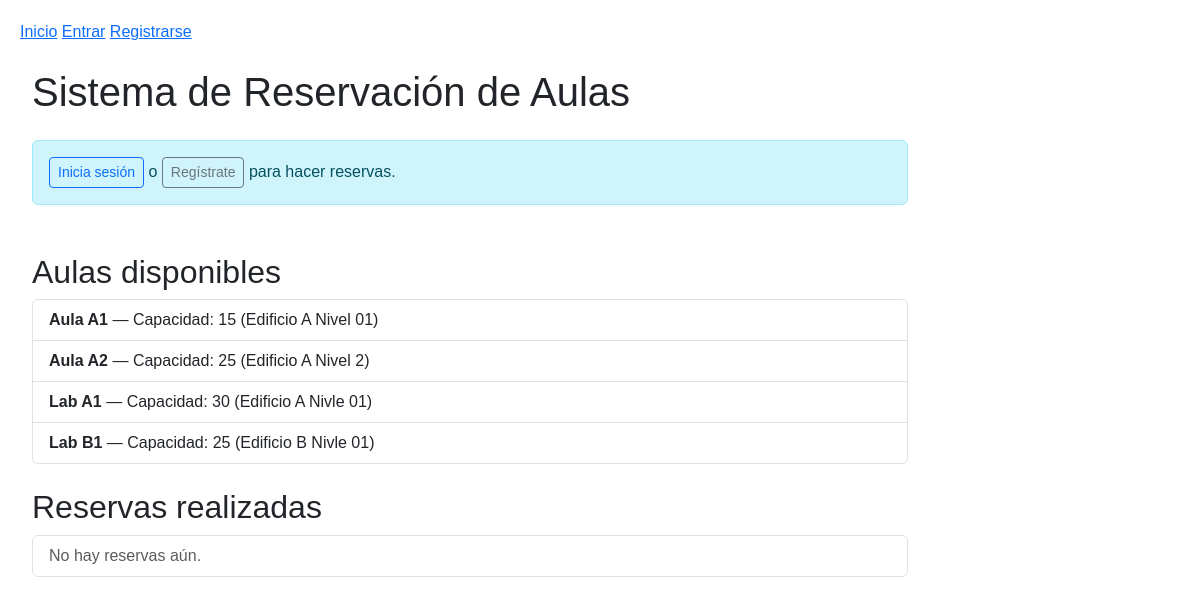
The page / on the database its author committed.
### aulas/models.py (models this page shows, shortened)
class Aula(models.Model):
    TIPO_CHOICES = [
        ('laboratorio', 'Laboratorio'),
        ('salon', 'Salón Normal'),
        ('auditorio', 'Auditorio'),
    ]
    nombre = models.CharField(max_length=50)
    capacidad = models.IntegerField()
    ubicacion = models.CharField(max_length=100)
    tipo = models.CharField(max_length=20, choices=TIPO_CHOICES, default='salon')

### aulas/views.py (the view)
# urls.py: path('', views.home, name='home'),
def home(request):
    aulas = Aula.objects.all()
    reservas = Reserva.objects.all()
    return render(request, 'home.html', {'aulas': aulas, 'reservas': reservas})

### aulas/templates/home.html (shortened to what this page needs)
{% extends "base.html" %}
{% load widget_tweaks %}
{% block content %}
  <div class="container my-4">
    <h1 class="mb-4">Sistema de Reservación de Aulas</h1>
    {% if user.is_authenticated %}
      <div class="alert alert-success">
        Bienvenido, <strong>{{ user.username }}</strong>
      </div>
      <a href="{% url 'reservar_aula' %}" class="btn btn-primary mb-4">Hacer una reserva</a>
    {% else %}
      <div class="alert alert-info">
        <a href="{% url 'login' %}" class="btn btn-outline-primary btn-sm">Inicia sesión</a>
        o
        <a href="{% url 'register' %}" class="btn btn-outline-secondary btn-sm">Regístrate</a>
        para hacer reservas.
      </div>
    {% endif %}
    <h2 class="mt-5">Aulas disponibles</h2>
    <ul class="list-group mb-4">
      {% for aula in aulas %}
        <li class="list-group-item">
          <strong>{{ aula.nombre }}</strong> — Capacidad: {{ aula.capacidad }} ({{ aula.ubicacion }})
        </li>
      {% empty %}
        <li class="list-group-item text-muted">No hay aulas registradas.</li>
      {% endfor %}
    </ul>
    <h2>Reservas realizadas</h2>
    <ul class="list-group">
      {% for reserva in reservas %}
        <li class="list-group-item">
          <strong>{{ reserva.aula.nombre }}</strong> reservado por <em>{{ reserva.usuario.username }}</em>
          el {{ reserva.fecha }} de {{ reserva.hora_inicio }} a {{ reserva.hora_fin }}
        </li>
      {% empty %}
        <li class="list-group-item text-muted">No hay reservas aún.</li>
      {% endfor %}
    </ul>
  </div>
{% endblock %}

### aulas/templates/base.html (shortened to what this page needs)
<!doctype html>
<html lang="es">
<head>
  <link href="https://cdn.jsdelivr.net/npm/bootstrap@5.3.2/dist/css/bootstrap.min.css" rel="stylesheet">
</head>
<body>
  <header>
    <nav>
      <a href="{% url 'home' %}">Inicio</a>
      {% if user.is_authenticated %}
        <span>Hola, {{ user.username }}</span> |
        <a href="{% url 'logout' %}">Salir</a>
      {% else %}
        <a href="{% url 'login' %}">Entrar</a>
        <a href="{% url 'register' %}">Registrarse</a>
      {% endif %}
    </nav>
  </header>
  <main>
    {% block content %}{% endblock %}
  </main>
</body>
</html>

### aulas/templates/base.html (style rules this page uses)
body { font-family: Arial, sans-serif; margin: 20px; max-width:900px; }

### rows shown on the page
Aula: nombre "Aula A1", capacidad "15", ubicacion "Edificio A Nivel 01"
Aula: nombre "Aula A2", capacidad "25", ubicacion "Edificio A Nivel 2"
Aula: nombre "Lab A1", capacidad "30", ubicacion "Edificio A Nivle 01"
Aula: nombre "Lab B1", capacidad "25", ubicacion "Edificio B Nivle 01"
